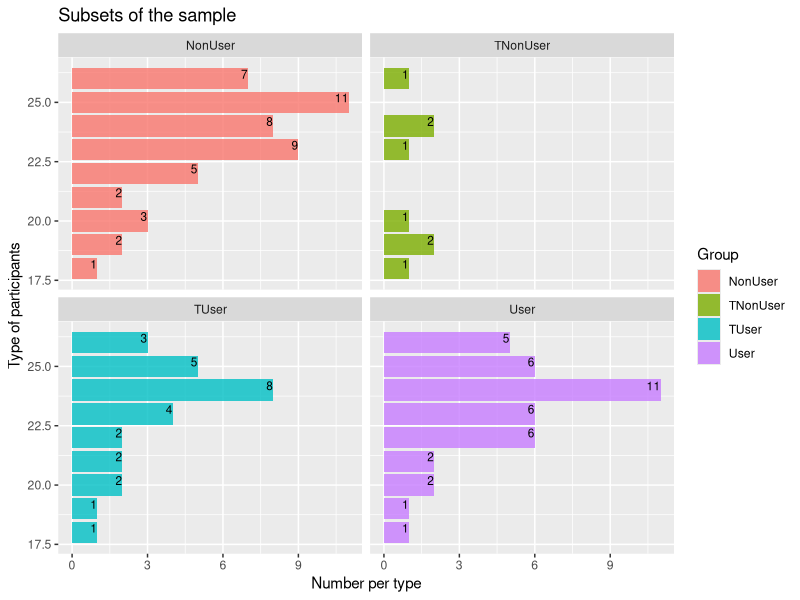
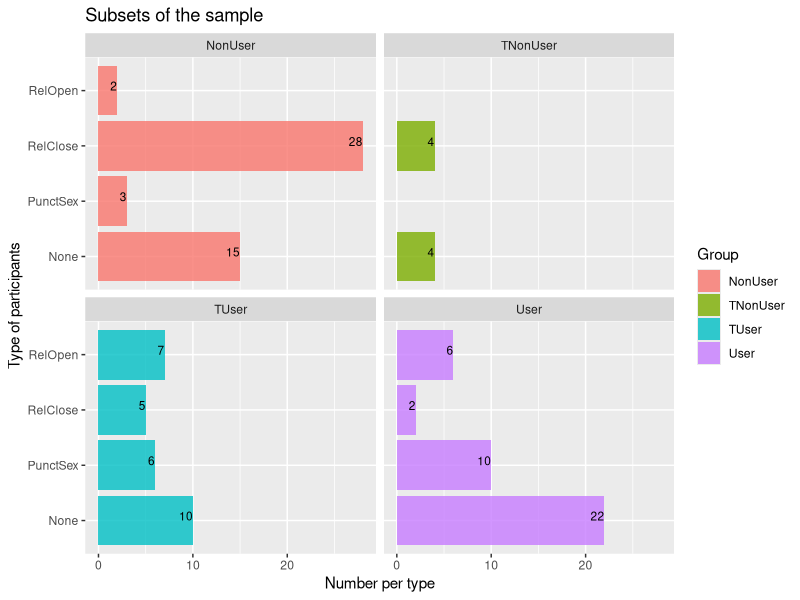

Write the R code that produced these figures, in order.
## ---- chunk 1
knitr::opts_chunk$set(echo = TRUE)
## ---- chunk 2
library(tidyverse)
library(kableExtra)
## ---- chunk 3

mdata <- read.csv2(here::here("DataTinder.csv"))
qq<-nrow(mdata)
mydata <- mdata %>% filter(Age > 17, Age <27)
pp<-nrow(mydata)

## ---- chunk 4
mydata %>%
  group_by(Group) %>%
  summarize(n = n()) %>%
kable() %>% kable_styling()

## ---- chunk 5
mydata %>%
  group_by(Age, Group) %>%
  summarize(n = n()) %>%
  ggplot(aes(x=Age,y= n,fill = Group)) + 
  geom_bar(stat="identity",alpha=0.8) +
  facet_wrap(~ Group) + 
  coord_flip() +
  ggtitle("Subsets of the sample") +
  xlab("Type of participants") +
  ylab("Number per type") +
   geom_text(aes(label = n), size = 3, hjust = 1, vjust = 0, position = "stack")
## ---- chunk 6
mydata %>%
  group_by(SocialStatus) %>%
  summarize(n = n()) %>%
  kable() %>% kable_styling()
## ---- chunk 7
mydata %>%
  group_by(Relationship, Group) %>%
  summarize(n = n()) %>%
  ggplot(aes(x=Relationship,y= n,fill = Group)) + 
  geom_bar(stat="identity",alpha=0.8) +
  facet_wrap(Group~.) + 
  coord_flip() +
  ggtitle("Subsets of the sample") +
  xlab("Type of participants") +
  ylab("Number per type") +
   geom_text(aes(label = n), size = 3, hjust = 1, vjust = 0, position = "stack")
